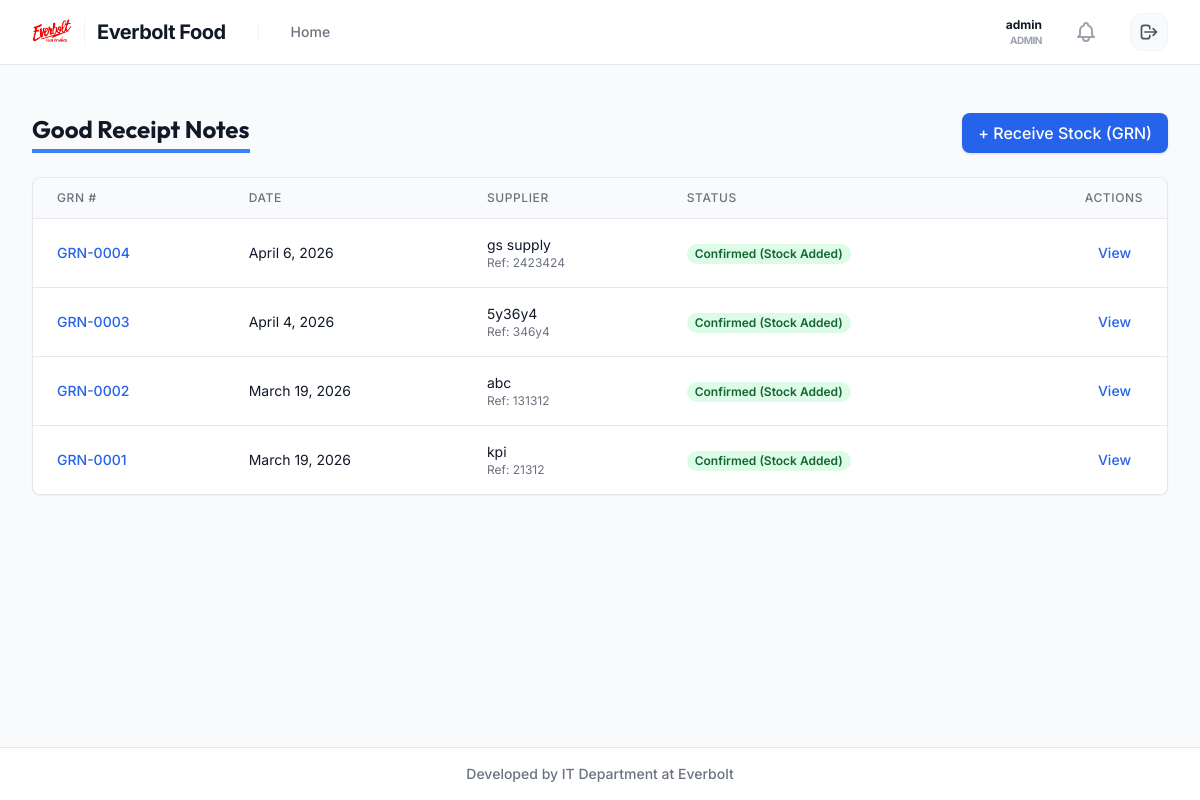
The page /purchases/grn/ (signed in) on the database as committed earlier.
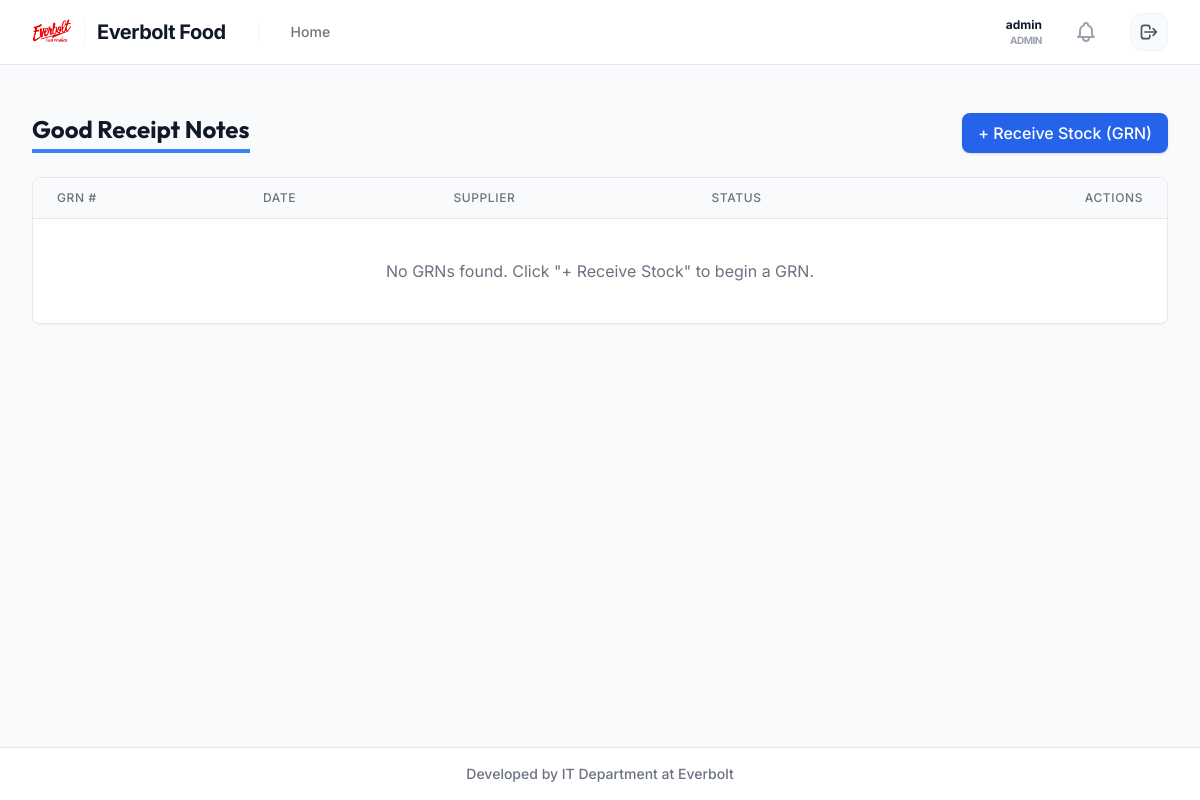
The same page on the database as committed later.
### purchases/models.py (models this page shows, shortened)
class GRN(models.Model):
    class StatusChoices(models.TextChoices):
        DRAFT = 'DRAFT', 'Draft'
        CONFIRMED = 'CONFIRMED', 'Confirmed'
        CANCELLED = 'CANCELLED', 'Cancelled'
    grn_number = models.CharField(max_length=50, unique=True, blank=True)
    po = models.ForeignKey('PurchaseOrder', on_delete=models.SET_NULL, null=True, blank=True, related_name='grns')
    supplier = models.CharField(max_length=200) # Kept for backward compatibility
    date = models.DateField()
    ref_number = models.CharField(max_length=100, blank=True, null=True, help_text="Supplier Invoice Number")
    remarks = models.TextField(blank=True, null=True)
    status = models.CharField(max_length=20, choices=StatusChoices.choices, default=StatusChoices.DRAFT)
    created_by = models.ForeignKey(settings.AUTH_USER_MODEL, on_delete=models.SET_NULL, null=True)
    created_at = models.DateTimeField(auto_now_add=True)
    updated_at = models.DateTimeField(auto_now=True)

### purchases/views.py (the view)
# urls.py: path('grn/', views.GRNListView.as_view(), name='grn_list'),
class GRNListView(LoginRequiredMixin, ListView):
    model = GRN
    template_name = 'purchases/grn_list.html'
    context_object_name = 'grns'
    paginate_by = 20
    ordering = ['-id']

### users/models.py (called while the page is built)
    @property
    def unread_notifications(self):
        return getattr(self, 'notifications', None) and self.notifications.filter(is_read=False).order_by('-created_at') or []

### purchases/templates/purchases/grn_list.html (shortened to what this page needs)
{% extends 'layouts/base.html' %}
{% block content %}
<div class="px-4 py-6 sm:px-0">
    <div class="flex justify-between items-center mb-6">
        <h1 class="text-2xl font-bold text-gray-900 border-b-4 border-blue-500 inline-block pb-1">Good Receipt Notes</h1>
        <a href="{% url 'grn_receive_hub' %}" class="bg-blue-600 hover:bg-blue-700 text-white font-medium py-2 px-4 rounded-lg shadow transition duration-150">
            + Receive Stock (GRN)
        </a>
    </div>
    <div class="bg-white shadow-sm rounded-lg border border-gray-200 overflow-hidden">
        <div class="overflow-x-auto">
            <table class="min-w-full divide-y divide-gray-200">
                <thead class="bg-gray-50">
                    <tr>
                        <th scope="col" class="px-6 py-3 text-left text-xs font-medium text-gray-500 uppercase tracking-wider">GRN #</th>
                        <th scope="col" class="px-6 py-3 text-left text-xs font-medium text-gray-500 uppercase tracking-wider">Date</th>
                        <th scope="col" class="px-6 py-3 text-left text-xs font-medium text-gray-500 uppercase tracking-wider">Supplier</th>
                        <th scope="col" class="px-6 py-3 text-left text-xs font-medium text-gray-500 uppercase tracking-wider">Status</th>
                        <th scope="col" class="px-6 py-3 text-right text-xs font-medium text-gray-500 uppercase tracking-wider">Actions</th>
                    </tr>
                </thead>
                <tbody class="bg-white divide-y divide-gray-200">
                    {% for grn in grns %}
                    <tr class="hover:bg-gray-50 transition-colors">
                        <td class="px-6 py-4 whitespace-nowrap text-sm font-medium text-blue-600">
                            <a href="{% url 'grn_detail' grn.pk %}">{{ grn.grn_number }}</a>
                        </td>
                        <td class="px-6 py-4 whitespace-nowrap text-sm text-gray-900">{{ grn.date }}</td>
                        <td class="px-6 py-4 text-sm text-gray-900">{{ grn.supplier }}
                            {% if grn.ref_number %}<div class="text-xs text-gray-500">Ref: {{ grn.ref_number }}</div>{% endif %}
                        </td>
                        <td class="px-6 py-4 whitespace-nowrap text-sm">
                            {% if grn.status == 'CONFIRMED' %}
                                <span class="px-2 inline-flex text-xs leading-5 font-semibold rounded-full bg-green-100 text-green-800">Confirmed (Stock Added)</span>
                            {% elif grn.status == 'CANCELLED' %}
                                <span class="px-2 inline-flex text-xs leading-5 font-semibold rounded-full bg-red-100 text-red-800">Cancelled</span>
                            {% else %}
                                <span class="px-2 inline-flex text-xs leading-5 font-semibold rounded-full bg-yellow-100 text-yellow-800">Draft</span>
                            {% endif %}
                        </td>
                        <td class="px-6 py-4 whitespace-nowrap text-right text-sm font-medium">
                            <a href="{% url 'grn_detail' grn.pk %}" class="text-blue-600 hover:text-blue-900 mr-3">View</a>
                        </td>
                    </tr>
                    {% empty %}
                    <tr>
                        <td colspan="5" class="px-6 py-10 text-center text-gray-500">
                            No GRNs found. Click "+ Receive Stock" to begin a GRN.
                        </td>
                    </tr>
                    {% endfor %}
                </tbody>
            </table>
        </div>
    </div>
</div>
{% endblock %}

Rows that differ between the two databases and show on the page:
removed GRN: grn_number "GRN-0004", date "April 6, 2026", supplier "gs supply", ref_number "2423424", status "Confirmed (Stock Added)"
removed GRN: grn_number "GRN-0003", date "April 4, 2026", supplier "5y36y4", ref_number "346y4", status "Confirmed (Stock Added)"
removed GRN: grn_number "GRN-0002", date "March 19, 2026", supplier "abc", ref_number "131312", status "Confirmed (Stock Added)"
removed GRN: grn_number "GRN-0001", date "March 19, 2026", supplier "kpi", ref_number "21312", status "Confirmed (Stock Added)"
Other text that changed with them:
text now shown: "No GRNs found. Click \"+ Receive Stock\" to begin a GRN."
